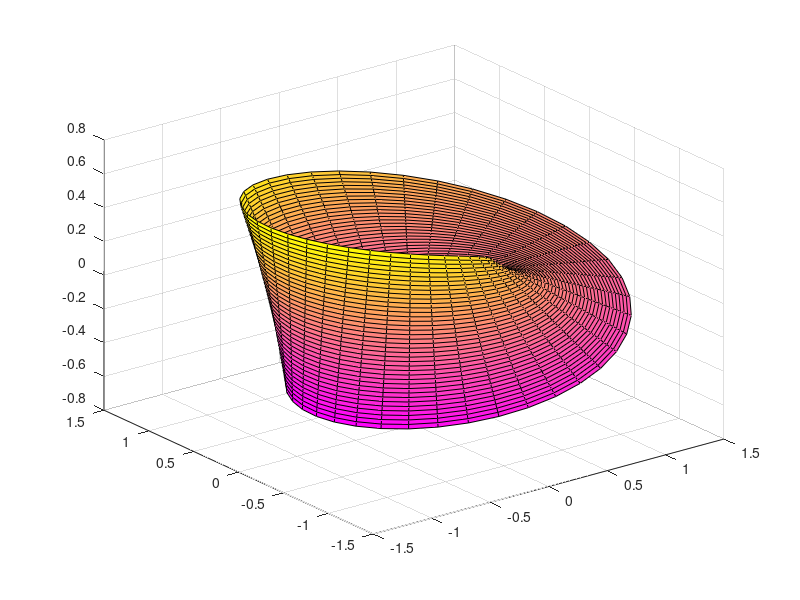

The MATLAB source for this figure:
clear;
clc;
t=linspace(-0.5,0.5,40);
phi=linspace(0,2.*pi,40);
[T,Phi]=meshgrid(t,phi);
x=(1+T.*cos(Phi./2)).*cos(Phi);
y=(1+T.*cos(Phi./2)).*sin(Phi);
z=T.*sin(Phi./2);
surf(x,y,z);
colormap spring;

% clear;
% clc;
% rho=linspace(-0.5,0.5,40);
% theta=linspace(0,2.*pi,40);
% [Rho,Theta]=meshgrid(rho,theta);
% x=(1+Rho.*sin(Theta./2)).*cos(Theta);
% y=(1+Rho.*sin(Theta./2)).*sin(Theta);
% z=Rho.*coZ(Theta./2);
% surf(x,y,z);
% colormap spring;